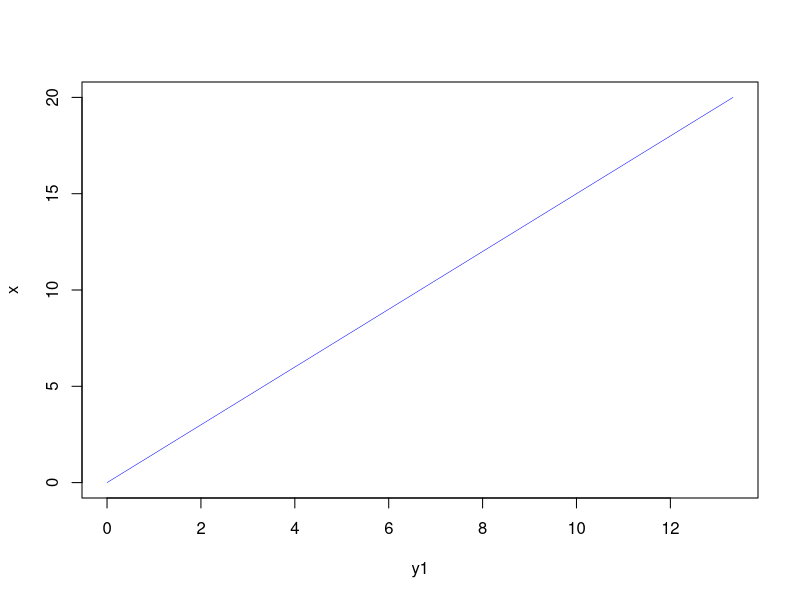
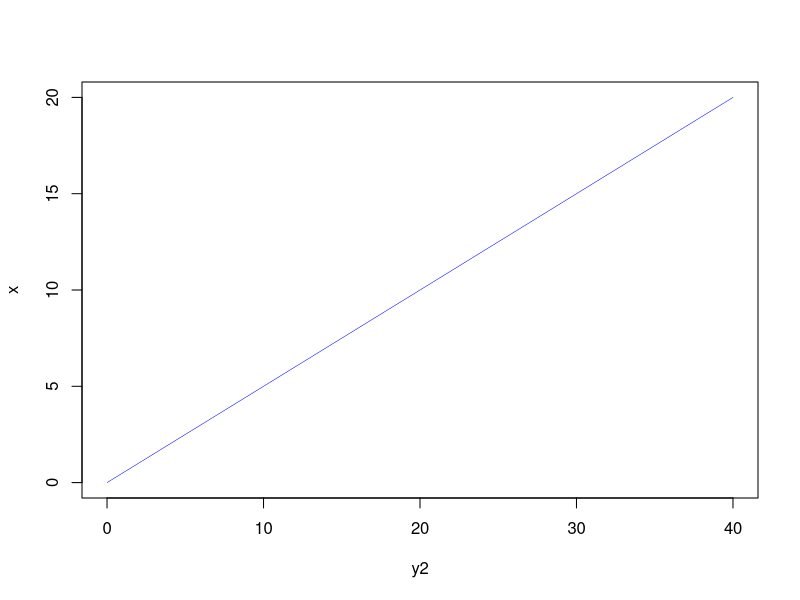
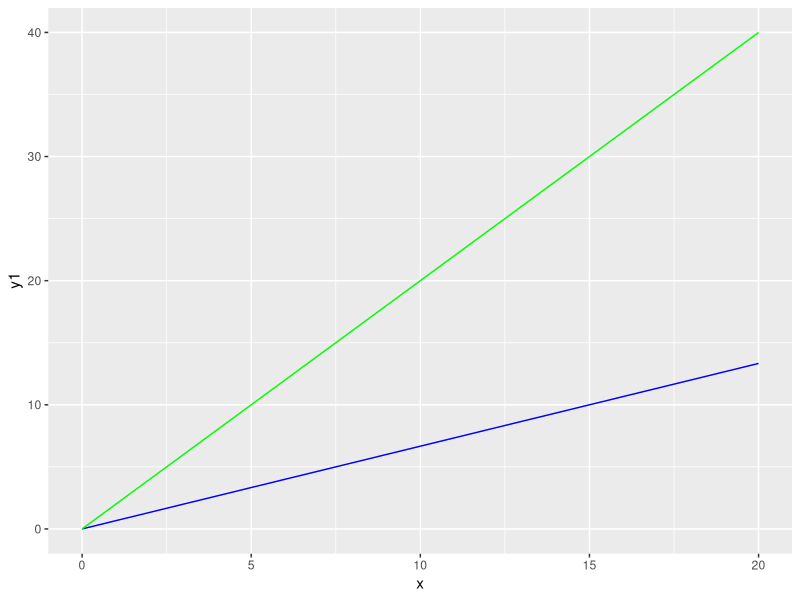
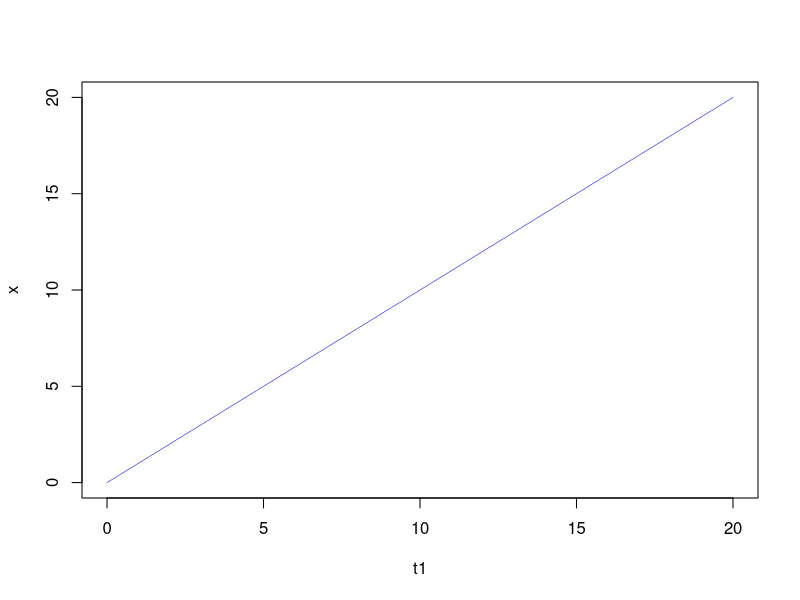
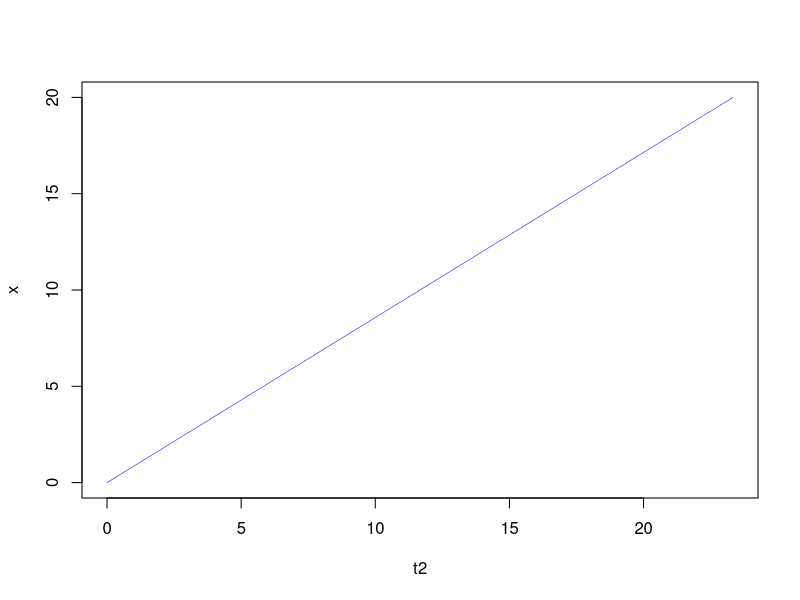
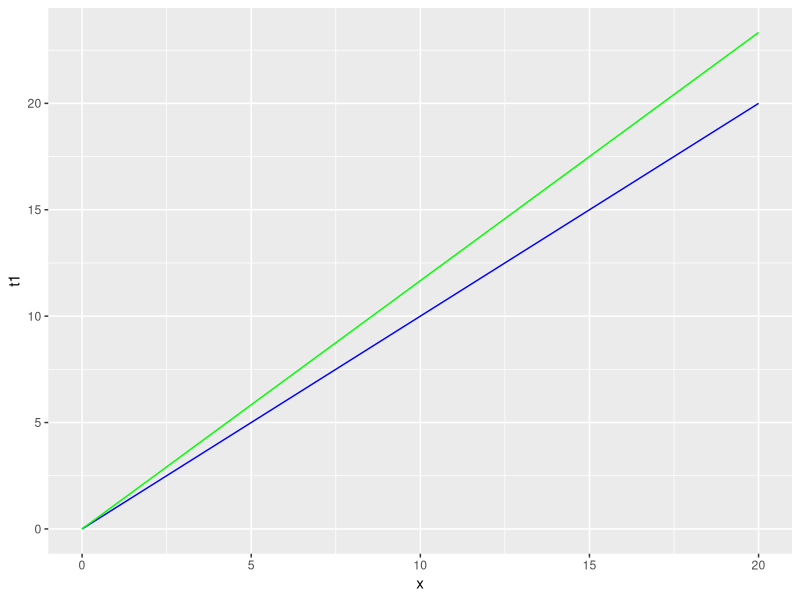
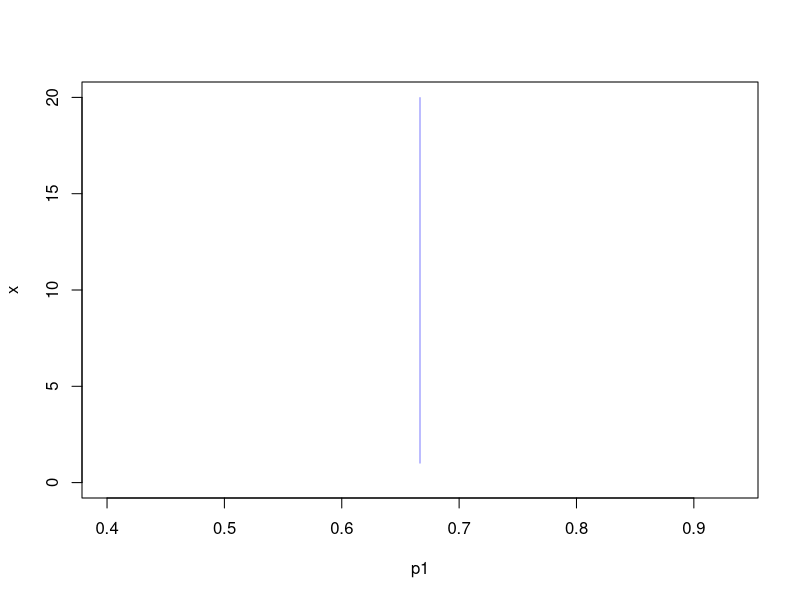
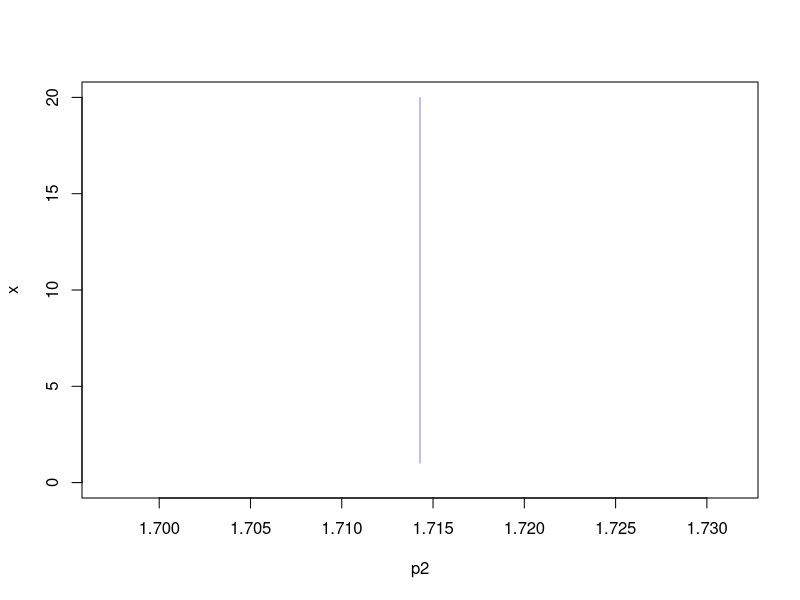

These figures' R source, in order:
x <- c(0,1,3,4,5,6,7,8,9,10,11,12,13,15,16,17,18,19,20)
y1 <- 2/3*x 

require(ggplot2)


plot(y1, x, type = "l", lwd = 0.5, col = "blue", axes = TRUE)

y2 <- 2*x

plot(y2, x, type = "l", lwd = 0.5, col = "blue", axes = TRUE)

df <- data.frame(x,y1,y2)

ggplot(df, aes(x)) +                    
  geom_line(aes(y=y1), colour="blue") +
  geom_line(aes(y=y2), colour="green")

t1 <- c(0,1,3,4,5,6,7,8,9,10,11,12,13,15,16,17,18,19,20)
t2 <- t1+t1/6
t2

plot(t1, x, type = "l", lwd = 0.5, col = "blue", axes = TRUE)
plot(t2, x, type = "l", lwd = 0.5, col = "blue", axes = TRUE)

df <- data.frame(x,t1,t2)

ggplot(df, aes(x)) +
  geom_line(aes(y=t1), colour="blue") +
  geom_line(aes(y=t2), colour="green")


p1 <- y1/t1
p2 <- y2/t2

plot(p1, x, type = "l", lwd = 0.5, col = "blue", axes = TRUE)
plot(p2, x, type = "l", lwd = 0.5, col = "blue", axes = TRUE)


df <- data.frame(x,p1,p2)

ggplot(df, aes(x)) +
  geom_line(aes(y=p1), colour="blue") +
  geom_line(aes(y=p2), colour="green")
